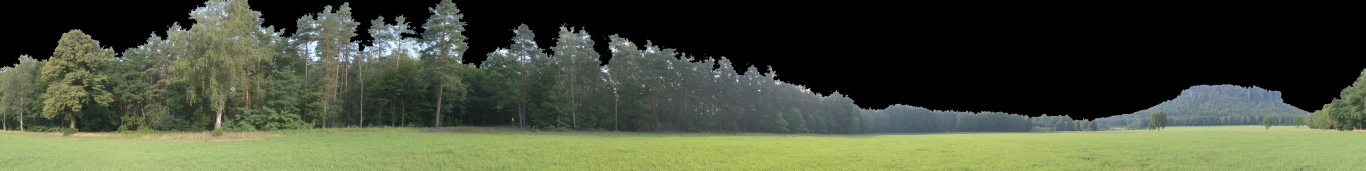
#> input picture assets/sky/Landscape.png, 4096 x 512 px (shown at 1/3 size)
$ python make_landscape_band.py ../../assets/sky/Landscape.png out.png
#> lines starting #> are read from the running program, lines starting #| are printed output that depends on the picture
"""全天球HDRI(Radiance .hdr、正距円筒図法)から、標準の空の遠景画像 assets/sky/Landscape.png を作る。

使い方: python make_landscape_band.py 入力.hdr 出力.png [--warm 0.06] [--exposure-median 0.22]
必要なパッケージ: numpy, opencv-python(-headless)
画像の仕様:
  4096x512、RGBA8(sRGB)。横=方位360度(左右はつながる)、縦=仰角+35度(上端)〜-10度(下端)。
  空はアルファ0、地形・木はアルファ1。上端の数行は、ぶつ切りにならないようアルファを0へ向けてフェードする。
"""
import argparse
import cv2
import numpy as np

ELEV_TOP_DEG = 35.0
ELEV_BOTTOM_DEG = -10.0
OUT_W, OUT_H = 4096, 512
SKY_LO_K, SKY_HI_K = 0.25, 0.60     # 天頂の空の明るさに対する比。これ未満=地形、これ超=空(間は滑らかに)
TOP_FADE_ROWS = 12                  # 上端のフェード行数(出力画像の行)
FRINGE_SIGMA = 3.0                  # 縁の色の補正に使うぼかし(元画像の画素)


def smooth(a):
    return a * a * (3.0 - 2.0 * a)


def main():
    ap = argparse.ArgumentParser()
    ap.add_argument("src")
    ap.add_argument("out")
    ap.add_argument("--warm", type=float, default=0.0,
                    help="色温度の補正。負で青寄り、正で暖色寄り(リニアのR/Bゲインを 1±warm にする)")
    ap.add_argument("--exposure-median", type=float, default=0.22,
                    help="地形の輝度の中央値(リニア)をこの値に合わせる")
    args = ap.parse_args()

    hdr = cv2.imread(args.src, cv2.IMREAD_UNCHANGED)[:, :, :3][:, :, ::-1].astype(np.float32)
    h, w = hdr.shape[:2]
#> h = 512; w = 4096
    ppd = w / 360.0
#> ppd = 11.38
    lum = 0.2126 * hdr[..., 0] + 0.7152 * hdr[..., 1] + 0.0722 * hdr[..., 2]
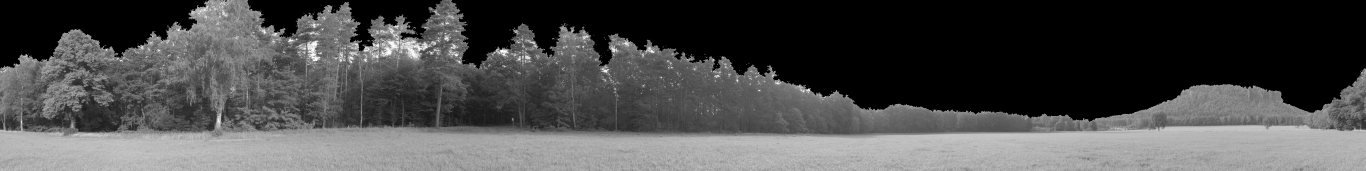
#> lum: shape (512, 4096) float32 (shown at 1/3 size); min 0, max 255, mean 77.2
    zenith = float(np.median(lum[: int(10 * ppd)]))
#> zenith = 0
    top = int(round((90.0 - ELEV_TOP_DEG) * ppd))
#> top = 626
    bottom = top + int(round((ELEV_TOP_DEG - ELEV_BOTTOM_DEG) * ppd))
#> bottom = 1138
    band = hdr[top:bottom]
#> band = empty array
    y = lum[top:bottom]
#> y = empty array

    # 空 = 上端から「つながっている」明るい領域だけ。日向の明るい草地など、地形側の明るい部分を空と取り違えない
    bright = (y > 0.5 * (SKY_LO_K + SKY_HI_K) * zenith).astype(np.uint8)
#> bright = empty array
#> (the run stopped early here; a loop or call above may not have finished)
